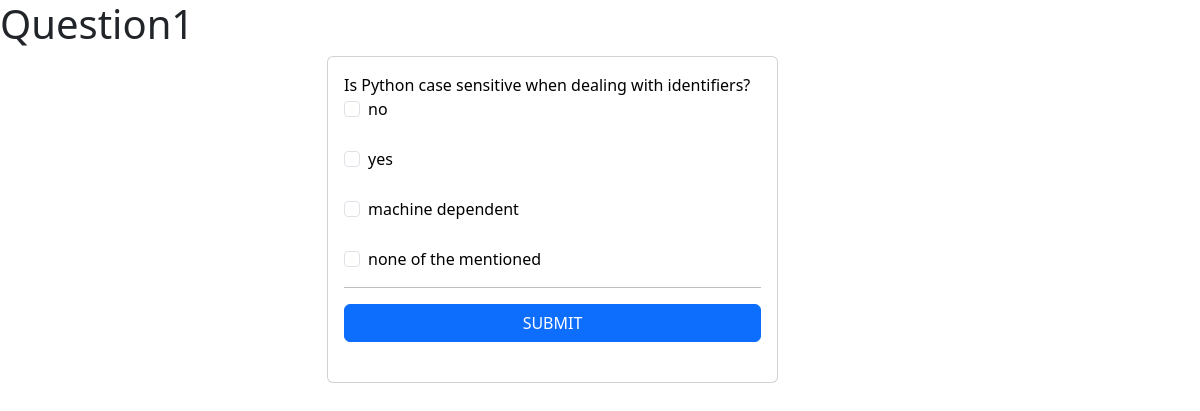
Before: /python_quiz/random_question/ with the older database file.
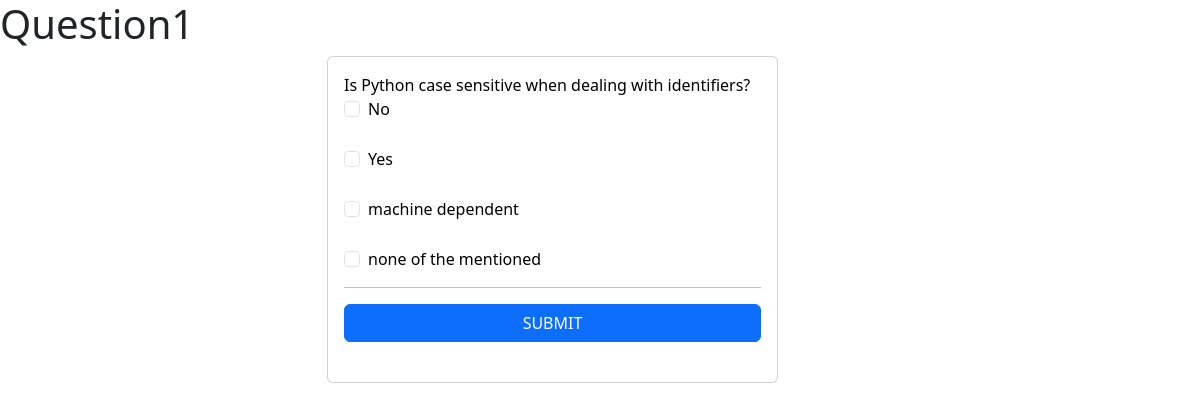
After: the same page with the newer database file.
### python_quiz/models.py (models this page shows, shortened)
class administrator_questions(models.Model):
    id =models.IntegerField(default=None, primary_key=True, null=False)
    question = models.CharField(max_length=500, default=None)
    option_A = models.CharField(max_length=100, null=False)
    option_B = models.CharField(max_length=100, null=False)
    option_C = models.CharField(max_length=100, null=False)
    option_D = models.CharField(max_length=100, null=False)
    correct_answer = models.CharField(max_length=100, null = False)

### python_quiz/views.py (the view)
# urls.py: path('random_question/', random_question),
def random_question(request):
    que_id = administrator_questions.objects.filter().values_list('id', flat=True)
    import random
    que_to_display = random.choice(que_id)
    que =administrator_questions.objects.get(pk=que_to_display)
    return render(request, "python_quiz/exam.html", {'que': que})

### templates/python_quiz/exam.html (shortened to what this page needs)
<!DOCTYPE html>
<html lang="en">
<head>
    <link href="https://cdn.jsdelivr.net/npm/bootstrap@5.3.2/dist/css/bootstrap.min.css" rel="stylesheet">
</head>
<body>
    <h1>Question1</h1>
    <div class="container">
        <div class="row">
            <div class="col-md-5 offset-md-3">
                <div class="card bg-Primary-dark text-black" >
                    <div class="card-body">
                        <form action="/python_quiz/selected_ans/" method="POST">
                            {{que.question}}
                            <br>
                            <div class="form-check">
                                <input class="form-check-input" type="checkbox" value="" id="flexCheckDefault" name="checks[]">
                                <label class="form-check-label" for="flexCheckDefault">
                                    {{que.option_A}}
                                </label>
                              </div>
                              <br>
                            <div class="form-check">
                                <input class="form-check-input" type="checkbox" value="" id="flexCheckDefault" name="checks[]">
                                <label class="form-check-label" for="flexCheckDefault">
                                    {{que.option_B}}
                                </label>
                              </div>
                              <br>
                            <div class="form-check">
                                <input class="form-check-input" type="checkbox" value="" id="flexCheckDefault" name="checks[]">
                                <label class="form-check-label" for="flexCheckDefault">
                                    {{que.option_C}}
                                </label>
                              </div>
                              <br>
                            <div class="form-check">
                                <input class="form-check-input" type="checkbox" value="" id="flexCheckDefault" name="checks[]">
                                <label class="form-check-label" for="flexCheckDefault">
                                    {{que.option_D}}
                                </label>
                              </div>
                            <hr>
                            <div class="d-grid gap-2">
                                <input class="btn btn-primary" type="submit" href="/python_quiz/question_details.html/"  value="SUBMIT" >
                                </div>
                            <br>
                     </div>
                </div>
            </div>
        </div>
    </div>
</body>
</html>

Changed rows visible on the page:
changed administrator_questions "Is Python case sensitive when dealing with identifiers?": option_A "no" → "No"; option_B "yes" → "Yes"
